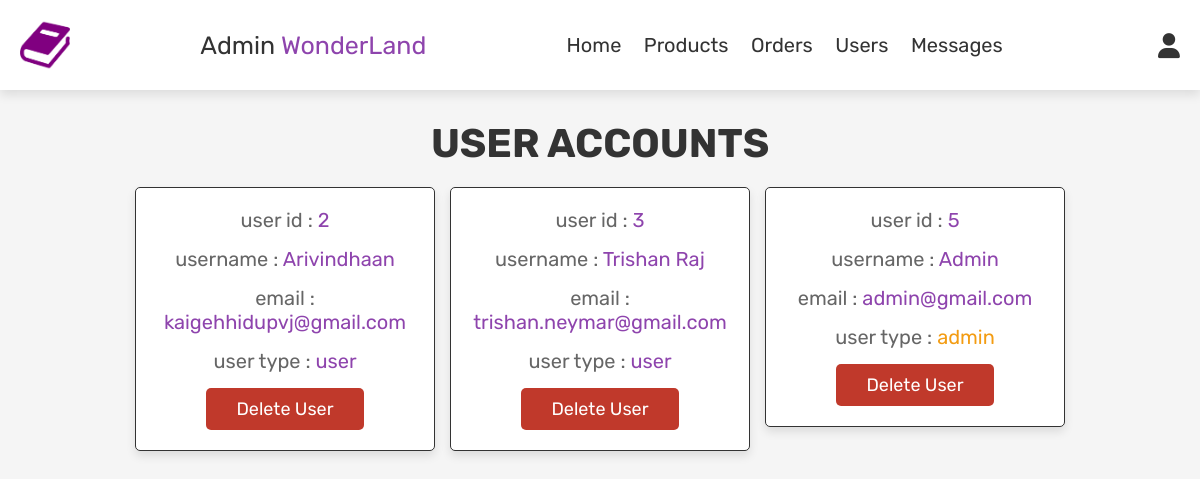
Screenshot of /admin_users.php (signed in) with the database file from the repository.
### tables this page shows
CREATE TABLE `users` (
  `id` int(100) NOT NULL,
  `name` varchar(100) NOT NULL,
  `email` varchar(100) NOT NULL,
  `password` varchar(100) NOT NULL,
  `user_type` varchar(20) NOT NULL DEFAULT 'user'
);

### admin_users.php (the view, shortened to what this page needs)
<?php
include 'config.php';
?>
<!DOCTYPE html>
<html lang="en">
<head>
   <link rel="stylesheet" href="https://cdnjs.cloudflare.com/ajax/libs/font-awesome/6.0.0/css/all.min.css">
   <link rel="stylesheet" href="css/admin_style.css">
</head>
<body>
<?php include 'admin_header.php'; ?>
<section class="users">
   <h1 class="title"> user accounts </h1>
   <div class="box-container">
      <?php
         $select_users = mysqli_query($conn, "SELECT * FROM `users`") or die('query failed');
         while($fetch_users = mysqli_fetch_assoc($select_users)){
      ?>
      <div class="box">
         <p> user id : <span><?php echo $fetch_users['id']; ?></span> </p>
         <p> username : <span><?php echo $fetch_users['name']; ?></span> </p>
         <p> email : <span><?php echo $fetch_users['email']; ?></span> </p>
         <p> user type : <span style="color:<?php if($fetch_users['user_type'] == 'admin'){ echo 'var(--orange)'; } ?>"><?php echo $fetch_users['user_type']; ?></span> </p>
         <a href="admin_users.php?delete=<?php echo $fetch_users['id']; ?>" onclick="return confirm('delete this user?');" class="delete-btn">delete user</a>
      </div>
      <?php
         };
      ?>
   </div>
</section>
</body>
</html>

### css/admin_style.css (style rules this page uses)
:root { --purple:#8e44ad; --red:#c0392b; --orange:#f39c12; --black:#333; --white:#fff; --light-color:#666; --light-white:#ccc; --light-bg:#f5f5f5; --border:.1rem solid var(--black); --box-shadow:0 .5rem 1rem rgba(0,0,0,.1); }
* { font-family: 'Rubik', sans-serif; margin:0; padding:0; box-sizing: border-box; outline: none; border:none; text-decoration: none; transition:all .2s linear; }
html { font-size: 62.5%; overflow-x: hidden; }
body { background-color: var(--light-bg); }
section { padding:3rem 2rem; }
.title { text-align: center; margin-bottom: 2rem; text-transform: uppercase; color:var(--black); font-size: 4rem; }
.btn, .option-btn, .delete-btn, .white-btn { display: inline-block; margin-top: 1rem; padding:1rem 3rem; cursor: pointer; color:var(--white); font-size: 1.8rem; border-radius: .5rem; text-transform: capitalize; }
.delete-btn { background-color: var(--red); }
.users .box-container { display: grid; grid-template-columns: repeat(auto-fit, 30rem); justify-content: center; gap:1.5rem; max-width: 1200px; margin:0 auto; align-items: flex-start; }
.users .box-container .box { background-color: var(--white); padding:2rem; border:var(--border); box-shadow: var(--box-shadow); border-radius: .5rem; text-align: center; }
.users .box-container .box p { padding-bottom: 1.5rem; font-size: 2rem; color:var(--light-color); }
.users .box-container .box p span { color:var(--purple); }
.users .box-container .box .delete-btn { margin-top: 0; }

### rows the page displays
users: id "2", name "Arivindhaan", email "kaigehhidupvj@gmail.com", user_type "user"
users: id "3", name "Trishan Raj", email "trishan.neymar@gmail.com", user_type "user"
users: id "5", name "Admin", email "admin@gmail.com", user_type "admin"
